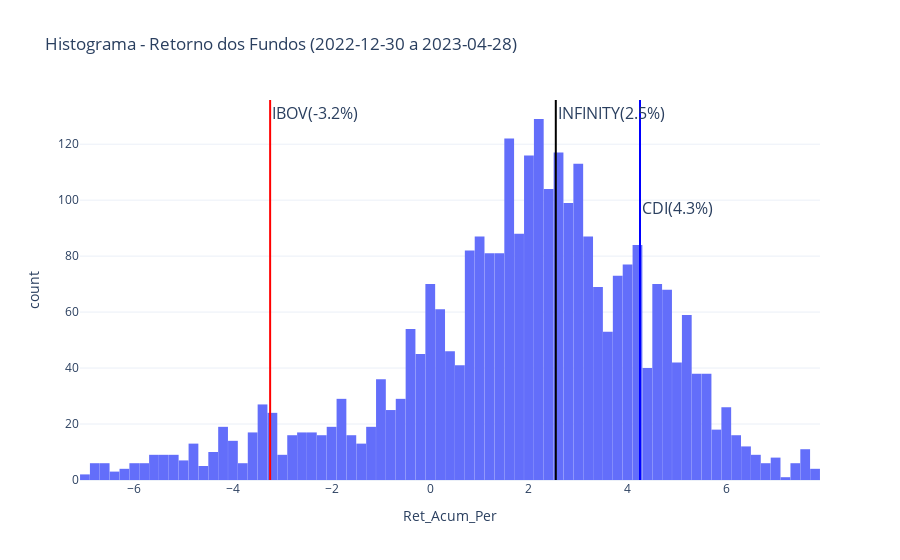
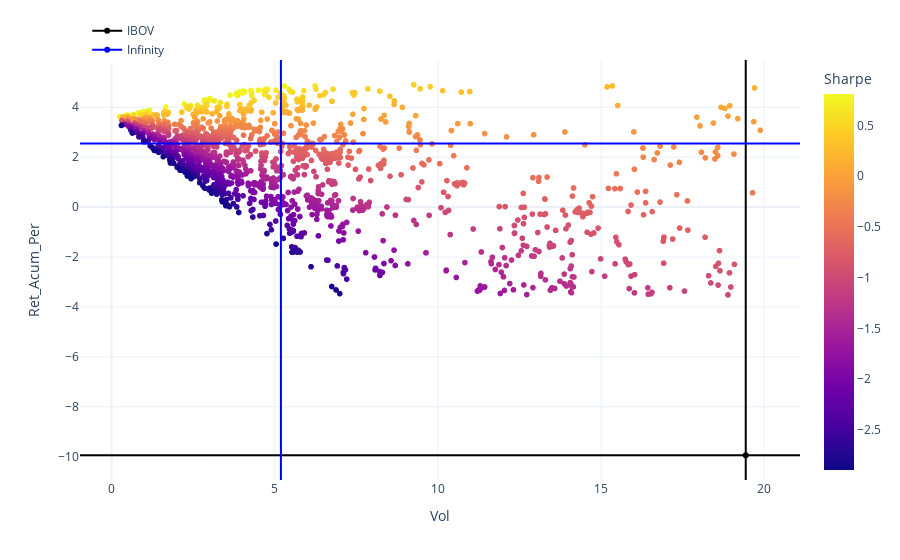

Notebook cell for these charts, in order:
### Code cell
cpnj_axiom_infinity = '46.649.069/0001-41'

year=hoje.year
month_start=1
month_end=int(hoje.strftime('%m'))-1
data_inicio, data_fim = set_date(year, month_start, month_end)

fundos_rk = df_metrics(informes, cadastro, data_inicio, data_fim, classe='Fundo Multimercado')
fundos_rk = fundos_rk[fundos_rk.PL > 0]
df_clean = fundos_rk[(fundos_rk.CAGR > fundos_rk.CAGR.quantile(0.05)) & (fundos_rk.CAGR < fundos_rk.CAGR.quantile(0.95))]
infinity_ret_total = df_clean[df_clean.index == cpnj_axiom_infinity].Ret_Acum_Per[0]
cdi_ret_total, ibov_ret_total, vol_ano_ibov, ret_ano_ibov = get_ret_cdi_ibov(data_inicio, data_fim)

fig_1 = px.histogram(x=df_clean['Ret_Acum_Per'], title=f"Histograma - Retorno dos Fundos ({data_inicio} a {data_fim})", nbins=100, labels = dict(x="Ret_Acum_Per", y="count"), template= 'plotly_white')
fig_1.add_vline(ibov_ret_total, line_color='red', annotation_text=f"IBOV({ibov_ret_total:.2}%)", annotation_font_size=16)
fig_1.add_vline(cdi_ret_total, line_color='blue', annotation_text=f"CDI({cdi_ret_total:.2}%)", annotation_font_size=16, annotation_y=0.75)
fig_1.add_vline(infinity_ret_total, line_color='black', annotation_text=f"INFINITY({infinity_ret_total:.2}%)", annotation_font_size=16)
fig_1.update_layout(bargap=0.01, showlegend=False)
#fig_1.update_layout(height=400, width=800)

#df_clean_cagr = df_clean_cagr[(df_clean_cagr.CAGR < df_clean_cagr.CAGR.quantile(0.80))]
df_clean = df_clean[(df_clean.Ret_Acum_Per > df_clean.Ret_Acum_Per.quantile(0.05)) & (df_clean.Ret_Acum_Per < df_clean.Ret_Acum_Per.quantile(0.9))]
df_clean_final = df_clean[(df_clean.Sharpe > df_clean.Sharpe.quantile(0.1)) & (df_clean.Sharpe < df_clean.Sharpe.quantile(0.90))]

#display(df_clean_final)
linha_infinity = df_clean_final.loc[df_clean_final.index == cpnj_axiom_infinity]
#print(linha_infinity.iloc[0,0], linha_infinity.iloc[0,2])

#so para o plot
df_clean_final2 = df_clean_final[(df_clean_final.Vol < 20)]


fig_2 = px.scatter(data_frame=df_clean_final2,
                y="Ret_Acum_Per",
                x="Vol",
                color="Sharpe", template= 'plotly_white',
                hover_name=df_clean_final2['Fundo de Investimento']
)

#fig_2.update_layout(height=500, width=800)


try:
    fig_2.add_scatter(y=[linha_infinity.iloc[0,0]], #ret_ano_infinity
                    x=[linha_infinity.iloc[0,2]],
                    text=['INFINITY_FUND'],
                    mode='markers+text', name='INFINITY_FUND', marker=dict(size=20, color = 'black', layer = 'below'))
    print('hi')
except:
    pass

fig_2.add_scatter(x=[vol_ano_ibov], y=[ret_ano_ibov], line_color='black', showlegend=True, name='IBOV')
fig_2.add_vline(vol_ano_ibov, line_color='black')
fig_2.add_hline(ret_ano_ibov, line_color='black')

vol_inf = linha_infinity.iloc[0,2]
ret_inf = linha_infinity.iloc[0,0]

fig_2.add_scatter(x=[vol_inf], y=[ret_inf], line_color='blue', showlegend=True, name='Infinity')
fig_2.add_vline(vol_inf, line_color='blue')
fig_2.add_hline(ret_inf, line_color='blue')

fig_2.update_layout(
    legend=dict(
        yanchor="bottom",
        y=0.99,
        xanchor="left",
        x=0.01
    )
)

display(fig_1,fig_2)

### Figure 1 — Plotly figure (JSON) as saved in the notebook; plotly's stock layout.template omitted (floating-point values rounded to 4 significant figures; data arrays with more than 128 entries replaced by an {"elided": "..."} marker saying what was removed)
{"data": [{"alignmentgroup": "True", "bingroup": "x", "hovertemplate": "Ret_Acum_Per=%{x}<br>count=%{y}<extra></extra>", "legendgroup": "", "marker": {"color": "#636efa", "pattern": {"shape": ""}}, "name": "", "nbinsx": 100, "offsetgroup": "", "orientation": "v", "showlegend": false, "type": "histogram", "x": {"elided": "2914 float values"}, "xaxis": "x", "yaxis": "y"}], "layout": {"annotations": [{"font": {"size": 16}, "showarrow": false, "text": "IBOV(-3.2%)", "x": -3.246, "xanchor": "left", "xref": "x", "y": 1, "yanchor": "top", "yref": "y domain"}, {"font": {"size": 16}, "showarrow": false, "text": "CDI(4.3%)", "x": 4.251, "xanchor": "left", "xref": "x", "y": 0.75, "yanchor": "top", "yref": "y domain"}, {"font": {"size": 16}, "showarrow": false, "text": "INFINITY(2.5%)", "x": 2.545, "xanchor": "left", "xref": "x", "y": 1, "yanchor": "top", "yref": "y domain"}], "bargap": 0.01, "barmode": "relative", "legend": {"tracegroupgap": 0}, "shapes": [{"line": {"color": "red"}, "type": "line", "x0": -3.246, "x1": -3.246, "xref": "x", "y0": 0, "y1": 1, "yref": "y domain"}, {"line": {"color": "blue"}, "type": "line", "x0": 4.251, "x1": 4.251, "xref": "x", "y0": 0, "y1": 1, "yref": "y domain"}, {"line": {"color": "black"}, "type": "line", "x0": 2.545, "x1": 2.545, "xref": "x", "y0": 0, "y1": 1, "yref": "y domain"}], "showlegend": false, "title": {"text": "Histograma - Retorno dos Fundos (2022-12-30 a 2023-04-28)"}, "xaxis": {"anchor": "y", "domain": [0, 1], "title": {"text": "Ret_Acum_Per"}}, "yaxis": {"anchor": "x", "domain": [0, 1], "title": {"text": "count"}}}}

### Figure 2 — Plotly figure (JSON) as saved in the notebook; plotly's stock layout.template omitted (floating-point values rounded to 4 significant figures; data arrays with more than 128 entries replaced by an {"elided": "..."} marker saying what was removed)
{"data": [{"hovertemplate": "<b>%{hovertext}</b><br><br>Vol=%{x}<br>Ret_Acum_Per=%{y}<br>Sharpe=%{marker.color}<extra></extra>", "hovertext": {"elided": "1924 str values"}, "legendgroup": "", "marker": {"color": {"elided": "1924 float values"}, "coloraxis": "coloraxis", "symbol": "circle"}, "mode": "markers", "name": "", "showlegend": false, "type": "scattergl", "x": {"elided": "1924 float values"}, "xaxis": "x", "y": {"elided": "1924 float values"}, "yaxis": "y"}, {"line": {"color": "black"}, "name": "IBOV", "showlegend": true, "type": "scatter", "x": [19.43], "y": [-9.944]}, {"line": {"color": "blue"}, "name": "Infinity", "showlegend": true, "type": "scatter", "x": [5.188], "y": [2.545]}], "layout": {"coloraxis": {"colorbar": {"title": {"text": "Sharpe"}}, "colorscale": [[0, "#0d0887"], [0.1111, "#46039f"], [0.2222, "#7201a8"], [0.3333, "#9c179e"], [0.4444, "#bd3786"], [0.5556, "#d8576b"], [0.6667, "#ed7953"], [0.7778, "#fb9f3a"], [0.8889, "#fdca26"], [1, "#f0f921"]]}, "legend": {"tracegroupgap": 0, "x": 0.01, "xanchor": "left", "y": 0.99, "yanchor": "bottom"}, "margin": {"t": 60}, "shapes": [{"line": {"color": "black"}, "type": "line", "x0": 19.43, "x1": 19.43, "xref": "x", "y0": 0, "y1": 1, "yref": "y domain"}, {"line": {"color": "black"}, "type": "line", "x0": 0, "x1": 1, "xref": "x domain", "y0": -9.944, "y1": -9.944, "yref": "y"}, {"line": {"color": "blue"}, "type": "line", "x0": 5.188, "x1": 5.188, "xref": "x", "y0": 0, "y1": 1, "yref": "y domain"}, {"line": {"color": "blue"}, "type": "line", "x0": 0, "x1": 1, "xref": "x domain", "y0": 2.545, "y1": 2.545, "yref": "y"}], "xaxis": {"anchor": "y", "domain": [0, 1], "title": {"text": "Vol"}}, "yaxis": {"anchor": "x", "domain": [0, 1], "title": {"text": "Ret_Acum_Per"}}}}
